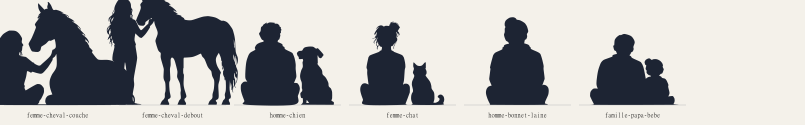
#> input picture travaux/ombres/scripts-precedents/ombres2/planche-3.png, 1610 x 250 px (shown at 1/2 size)
$ python decoupe-animaux.py ombres2/planche-3.png ombres2/planche-4.png
#> lines starting #> are read from the running program, lines starting #| are printed output that depends on the picture; after the words box and inside, x2 and y2 are one past the last pixel; in counts of white or black regions, pixels touching at a corner belong together
"""Animaux SEULS, détachés de leurs scènes dans la 2e planche (27/11 au soir,
Alexandra : « on n'a aucun animal seul, alors que je t'avais filé des
animaux seuls dans les ombres »). Même fabrication que decoupe-ombres.py."""
import json
import sys

import numpy as np
from PIL import Image
from scipy import ndimage
from skimage import measure

SRC, SORTIE = sys.argv[1], sys.argv[2]
img = np.asarray(Image.open(SRC).convert('L')).astype(float)
noir = img < 110
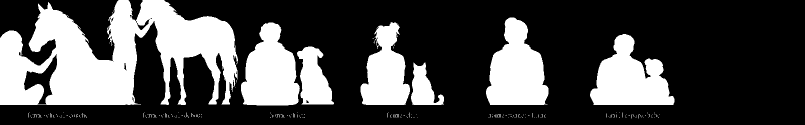
#> noir: shape (250, 1610) bool (shown at 1/2 size); 30% white; 225 white regions (216 under 20 px), largest, box (x1, y1, x2, y2) and area: (0, 0, 476, 210) 58402, (972, 35, 1097, 210) 14576, (1180, 68, 1349, 210) 14448
HERBE = 34
PX_PAR_CM = 2.367  # même échelle que la planche (adultes seuls de la 1re rangée = 90 cm)

# (id, nom, x0, x1, haut de bande, sol, facteur de la rangée)
ANIMAUX = [
    ('chien-assis', 'Chien', 1384, 1471, 480, 707, 1.2),
    ('chat-assis', 'Chat', 457, 508, 712, 969, 1.12),
    ('lapin', 'Lapin', 685, 729, 712, 969, 1.12),
    ('deux-lapins', 'Deux lapins', 1236, 1329, 712, 969, 1.12),
]


def rdp(points, eps):
    if len(points) < 3:
        return points
    a, b = points[0], points[-1]
    ab = b - a
    n = np.hypot(*ab) or 1e-9
    v = points - a
    d = np.abs(ab[0] * v[:, 1] - ab[1] * v[:, 0]) / n
    i = int(np.argmax(d))
    if d[i] > eps:
        return np.vstack([rdp(points[: i + 1], eps)[:-1], rdp(points[i:], eps)])
    return np.vstack([a, b])


def courbe(pts):
    n = len(pts)
    out = [f"M{pts[0][0]:.2f} {pts[0][1]:.2f}"]

    def angle(a, b, c):
        u, v = a - b, c - b
        nu, nv = np.hypot(*u), np.hypot(*v)
        if nu == 0 or nv == 0:
            return 180
        return np.degrees(np.arccos(np.clip(np.dot(u, v) / (nu * nv), -1, 1)))

    for i in range(n):
        p0, p1, p2, p3 = pts[i - 1], pts[i], pts[(i + 1) % n], pts[(i + 2) % n]
        c1 = p1 + (p2 - p0) / 6 if angle(p0, p1, p2) > 110 else p1
        c2 = p2 - (p3 - p1) / 6 if angle(p1, p2, p3) > 110 else p2
        out.append(f"C{c1[0]:.2f} {c1[1]:.2f} {c2[0]:.2f} {c2[1]:.2f} {p2[0]:.2f} {p2[1]:.2f}")
    return "".join(out) + "Z"


ombres = []
for sid, nom, x0, x1, y0, sol, f in ANIMAUX:
    m = noir[y0:sol, x0:x1].copy()
    hb = m.shape[0]
    m[hb - HERBE:] = ndimage.binary_opening(m[hb - HERBE:], structure=np.ones((7, 7)))
    lab, n = ndimage.label(m, structure=np.ones((3, 3)))
#> (the run stopped early here; a loop or call above may not have finished)

$ run again, on travaux/ombres/scripts-precedents/ombres2/planche-animaux.png
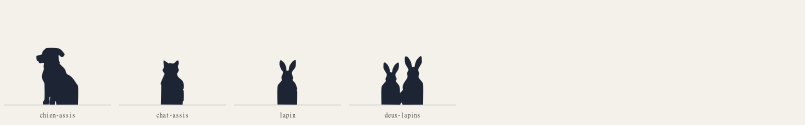
#> input picture travaux/ombres/scripts-precedents/ombres2/planche-animaux.png, 1610 x 250 px (shown at 1/2 size)
#> `noir = img < 110`:
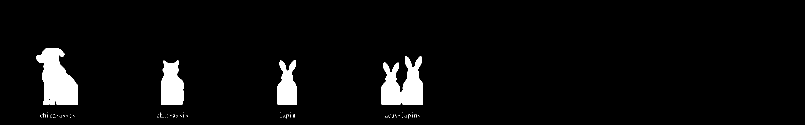
#> noir: shape (250, 1610) bool (shown at 1/2 size); 4.3% white; 79 white regions (75 under 20 px), largest, box (x1, y1, x2, y2) and area: (73, 96, 156, 209) 6053, (763, 112, 846, 209) 5375, (322, 121, 368, 209) 3217, (555, 120, 594, 209) 2567

$ run again, on travaux/ombres/scripts-precedents/ombres2/planche-traces.png
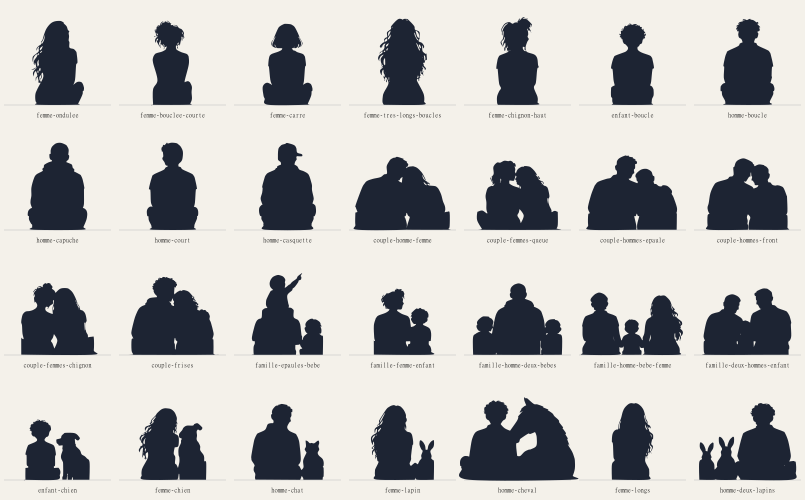
#> input picture travaux/ombres/scripts-precedents/ombres2/planche-traces.png, 1610 x 1000 px (shown at 1/2 size)
#> noir: shape (1000, 1610) bool; 24.8% white; 1063 white regions (1030 under 20 px), largest, box (x1, y1, x2, y2) and area: (918, 795, 1157, 961) 25734, (707, 314, 900, 460) 19371, (263, 554, 428, 710) 18587
